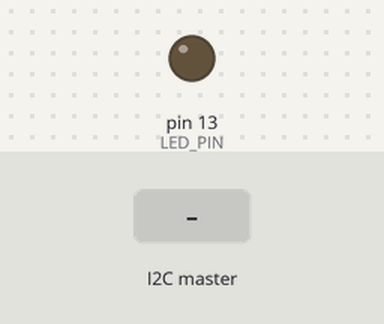
Bench run of a sketch on a simulated Arduino Uno, built with avr-gcc and run on an emulated ATmega328P. On the bench: output pins drawn as LEDs (lit = HIGH). The test bench sets the inputs (shaded band). What the sketch prints to the serial monitor is not drawn.

Above: at 1.2 s.
1.3 s: the I2C master sends the byte 1
At 1.7 s:
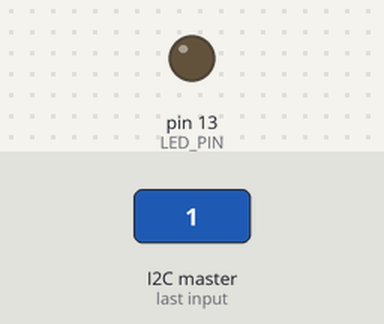
2.8 s: the I2C master sends the byte 0
At 4.0 s:
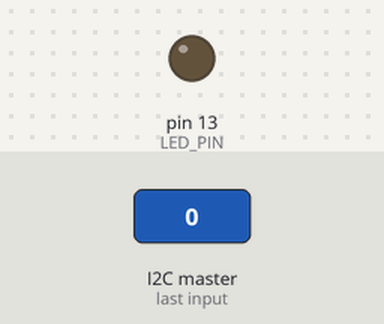
4.3 s: the I2C master sends the byte 2
At 5.2 s:
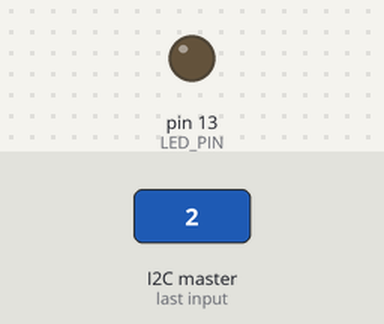
Timing chart, 0 to 7.3 s (numbered marks = the images above; inputs shaded):
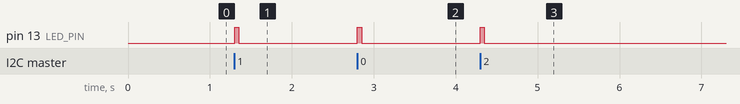

The sketch:

slave.ino
```cpp
#include <Wire.h>

#define SLAVE_ADDR 0x08
#define LED_PIN 13

char receivedData[32] = {0};  // Buffer para 32 bytes
bool newData = false;

void setup() {
    pinMode(LED_PIN, OUTPUT);
    digitalWrite(LED_PIN, LOW);

    Serial.begin(115200);
    Wire.begin(SLAVE_ADDR);
    Wire.onReceive(receiveEvent);

    Serial.println("Slave I2C (UNO) listo.");
}

void loop() {
    if (newData) {
        Serial.print("Recibido: ");
        Serial.println(receivedData);

        digitalWrite(LED_PIN, HIGH);
        delay(50);
        digitalWrite(LED_PIN, LOW);

        newData = false;
    }
}


// Recibir datos por I2C
void receiveEvent(int bytesReceived) {
    memset(receivedData, 0, sizeof(receivedData));  // Limpiar buffer
    int index = 0;

    while (Wire.available() && index < (sizeof(receivedData) - 1)) {
        receivedData[index++] = Wire.read();
    }
    receivedData[index] = '\0';  // Asegurar terminación de cadena

    newData = true;
}
```

Measured:
- after the input at 1.3 s, pin 13 (LED_PIN): LOW → HIGH at once, → LOW 0.05 s later
- after the input at 2.8 s, pin 13 (LED_PIN): LOW → HIGH at once, → LOW 0.05 s later
- after the input at 4.3 s, pin 13 (LED_PIN): LOW → HIGH at once, → LOW 0.05 s later
